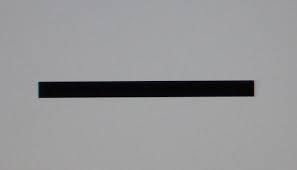
#> input picture GreedyGame/test_image1.jpg, 297 x 170 px
$ jupyter execute main_notebook.ipynb
#> lines starting #> are read from the running program, lines starting #| are printed output that depends on the picture
#> further down, image is the input picture: shape (170, 297, 3); mean B, G, R 151.4, 150, 149.8
# Computer vision assignment

[cell 1]
# Importing required modules
import cv2
import numpy as np
import matplotlib.pyplot as plt

### #1 Problem statement on OpenCV

You have to design a program which accepts coordinate arguments as A,B,C,D and image path. The output will be the distorted image according to given coordinates.

[cell 2]
# Defining a function to linearly transform image using source points,
# destination points and image path as inputs
def transform(image_path, source_points, destination_points):
    # Converting the points to a numpy array
#> called with image_path = 'test_image1.jpg'
    source_points = np.array(source_points).astype(np.float32)
    destination_points = np.array(destination_points).astype(np.float32)
    # First we get the transformation matrix from the set of points we have
    M = cv2.getPerspectiveTransform(source_points, destination_points)
    # Reading in the image from its path
    image = cv2.imread(image_path)
    # Convert from BGR space to RGB space
    image = cv2.cvtColor(image, cv2.COLOR_BGR2RGB)
    # Image size
    img_size = (image.shape[1], image.shape[0])
#> img_size = (297, 170)
    # Transforming the image
    transformed = cv2.warpPerspective(image, M, img_size, flags = cv2.INTER_LINEAR)
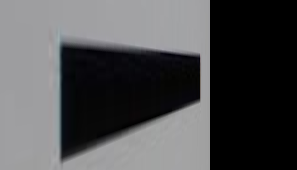
#> transformed: shape (170, 297, 3); mean R, G, B 78.5, 78.7, 80.1
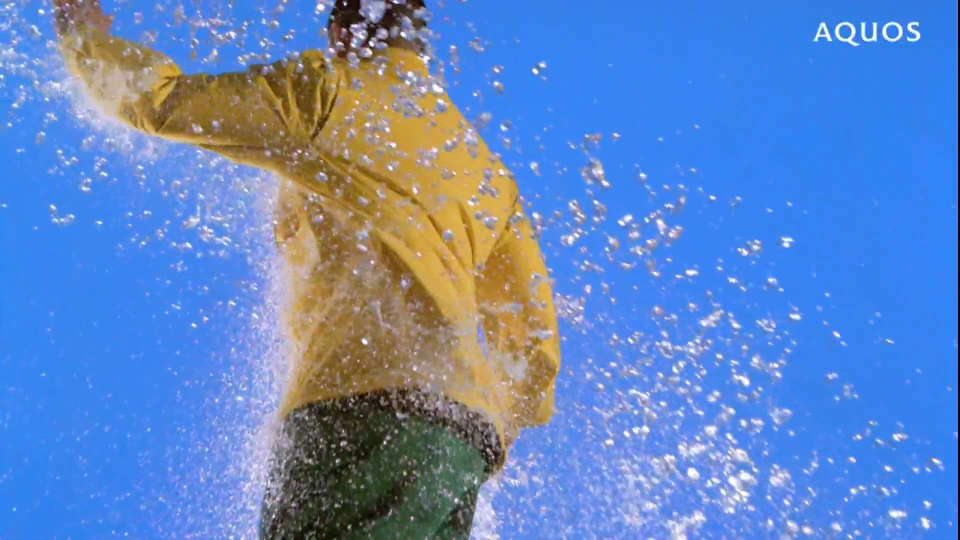
#> input picture GreedyGame/test_image2.jpg, 1920 x 1080 px (shown at 1/2 size)
#> further down, image is the input picture: shape (1080, 1920, 3); mean B, G, R 194, 134.2, 98
    # Return the transformed image
    return transformed

[cell 3]
# Reading in a test image
image = cv2.imread('test_image1.jpg')

# Displaying the image
plt.imshow(image)
plt.show()

[cell 4]
# Image path
image_path = 'test_image1.jpg'

# Defining source and destination points
source_points = [[38, 81], [38, 96], [254, 80], [254, 96]]
destination_points = [[60, 40], [60, 150], [200, 55], [200, 100]]

# Calling in transform() function on the above image
transformed = transform(image_path, source_points, destination_points)

# Displaying the transformed image
plt.imshow(transformed)
plt.show()

### #2 Problem statement on python without library

* Take any image as input and give a zoomed image as output.
* Width and height needs to be same of input and output image.
* Take pivot point (where to zoom) and scale as parameters.
* You can only use image libraries for loading and saving images, NOT for the function part.

[cell 5]
# Defining the function that takes an image as input and returns a zoomed image
# according to the specified scale and pivot point
def zoom(image, pivot_point, scale):
    # Storing dimensions of the input image
#> called with scale = 2
    img_shape = image.shape
#> img_shape = (1080, 1920, 3)
    img_height = img_shape[0]
#> img_height = 1080
    img_width = img_shape[1]
#> img_width = 1920
    # Calculating the width and height of the portion of the image retained after scaling
    retained_height, retained_width = img_height/scale, img_width/scale
#> retained_height = 540; retained_width = 960
    # Calculating the position of the pixels of the retained portion after selecting the pivot point
    pivot_y, pivot_x = pivot_point[0], pivot_point[1]
    x_high = int(pivot_x + (retained_width / 2))
#> x_high = 1280
    x_low = int(pivot_x - (retained_width / 2))
#> x_low = 320
    y_high = int(pivot_y + (retained_height / 2))
#> y_high = 870
    y_low = int(pivot_y - (retained_height / 2))
#> y_low = 330
    # Slicing only the portion of the image to be retained after zooming
    retained = image[y_low:y_high, x_low:x_high, :]
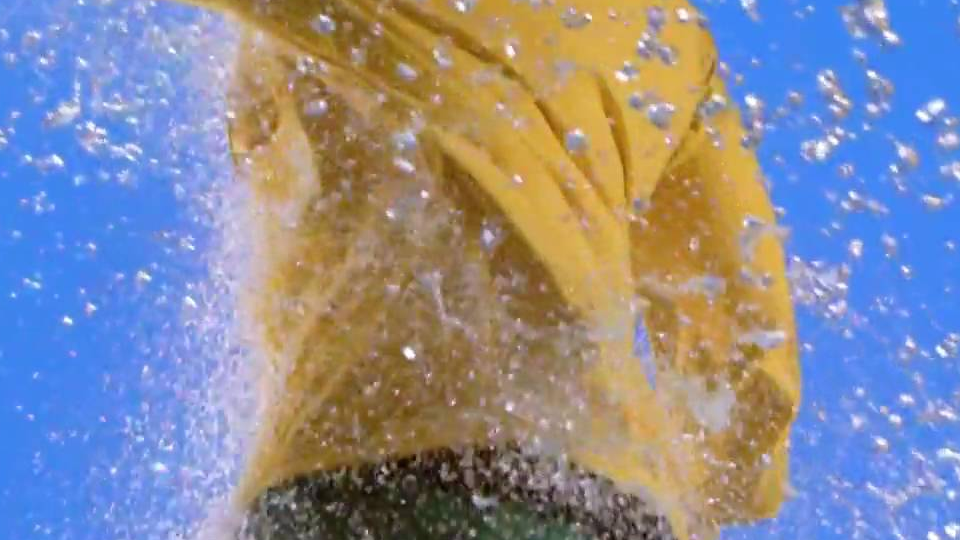
#> retained: shape (540, 960, 3); mean R, G, B 138.7, 139.7, 152.3
    # Blank image of original size
    new_image = np.zeros(img_shape)
    # Using the pixels of the retained image portion to construct the new image of the original size
    for row in range(img_height):
        for col in range(img_width):
            new_image[row][col] = 255 - retained[int(row/scale)][int(col/scale)]
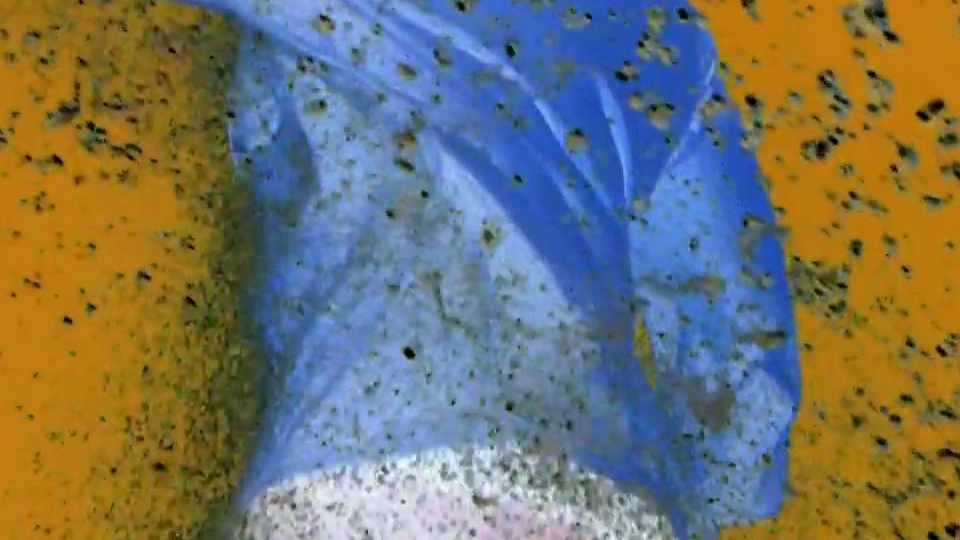
#> new_image: shape (1080, 1920, 3) float64 (shown at 1/2 size); mean R, G, B 116.3, 115.3, 102.7
    # Returning the new image
    return new_image

[cell 6]
# Reading a test image
image = cv2.imread('test_image2.jpg')

# Converting the image from BGR color space to RGB color space
image = cv2.cvtColor(image, cv2.COLOR_BGR2RGB)

# Displaying the original test image before zooming
plt.imshow(image)
plt.show()

[cell 7]
# Defining pivot point and scale
pivot_point = [600, 800]
scale = 2

# Calling the zoom() function on the test image
zoomed = zoom(image, pivot_point, scale)

# Displaying the zoomed image
plt.imshow(zoomed)
plt.show()
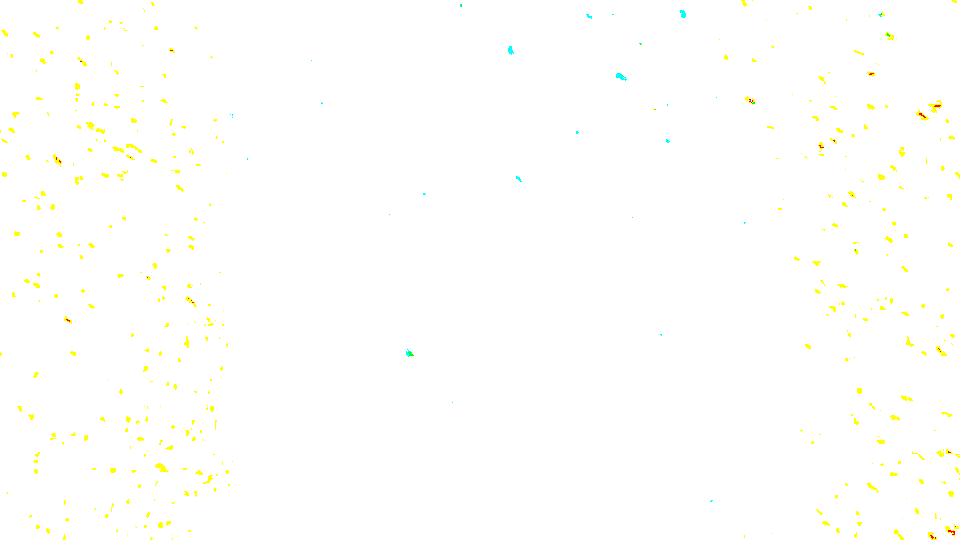
#> shown: shape (1080, 1920, 3) float64 (shown at 1/2 size); mean R, G, B 0.999, 1, 0.99
